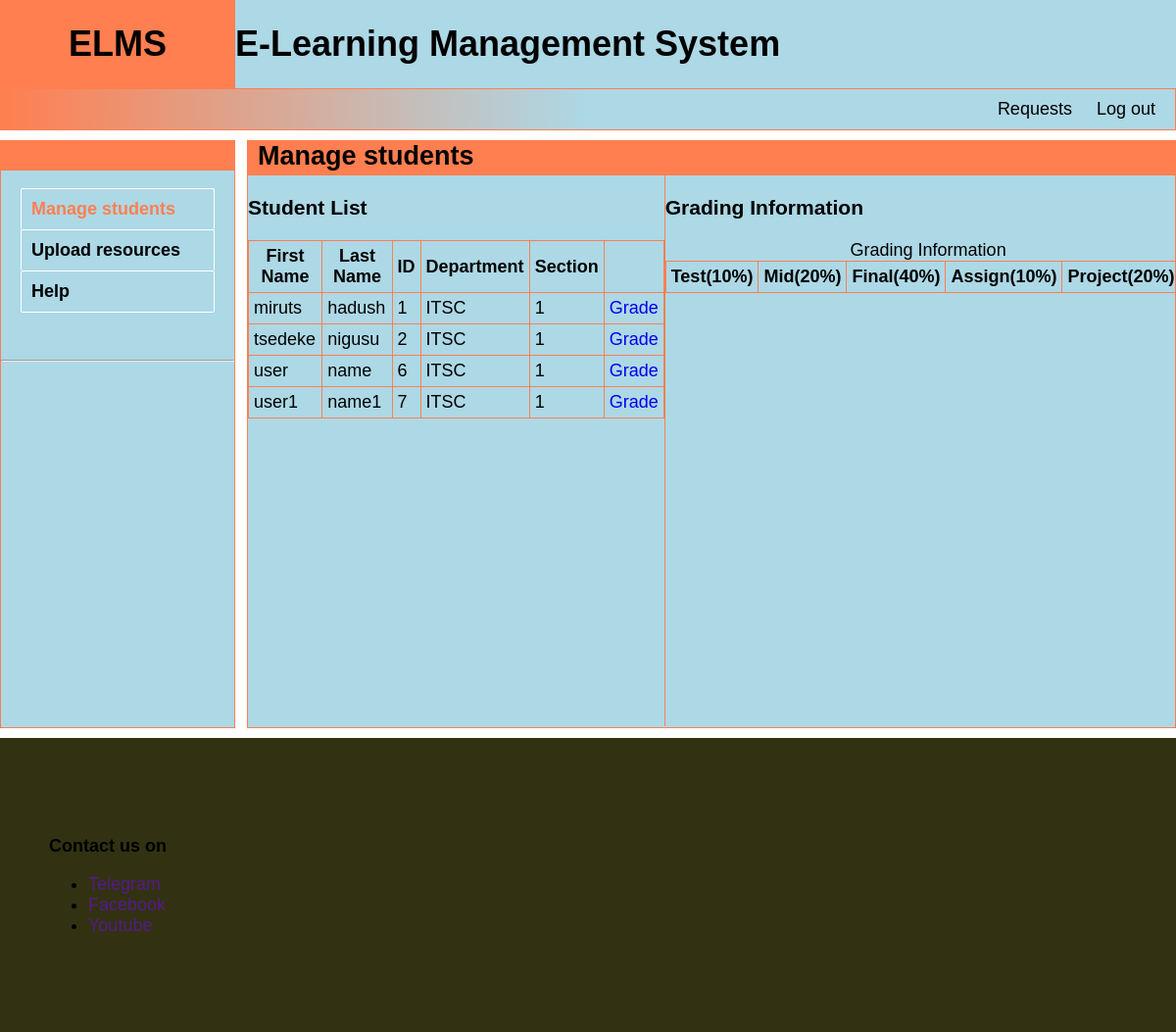
Screenshot of /instructor/index.php (signed in) with the database file from the repository.
### tables this page shows
CREATE TABLE IF NOT EXISTS `student` (
  `studId` int(11) NOT NULL AUTO_INCREMENT,
  `fName` varchar(30) NOT NULL,
  `lName` varchar(30) DEFAULT NULL,
  `password` varchar(30) NOT NULL,
  `year` int(11) NOT NULL,
  `semester` int(11) NOT NULL,
  `deptId` int(11) NOT NULL,
  `section` int(11) DEFAULT NULL,
  `username` varchar(30) NOT NULL,
  PRIMARY KEY (`studId`),
  UNIQUE KEY `student_studId_uindex` (`studId`),
  KEY `deptId` (`deptId`),
  KEY `section` (`section`)
);

CREATE TABLE IF NOT EXISTS `department` (
  `deptId` int(11) NOT NULL AUTO_INCREMENT,
  `deptName` varchar(50) NOT NULL,
  PRIMARY KEY (`deptId`),
  UNIQUE KEY `department_deptId_uindex` (`deptId`)
);

### private/query_functions.php (called while the page is built, shortened)
<?php
    function standard($sql){
        global $conn;
        $result = mysqli_query($conn, $sql);
        if(mysqli_num_rows($result) > 0 ) {
            return $result;
        }
    }
    function query_ins_id($username){
	    $sql = "select insId from instructor where username = '$username'";
	    return standard($sql);
    }
    function query_dept_name($deptId){
	    $sql = "select deptName from department where deptId = '$deptId'";
        return standard($sql);
    }
    function query_ins_section($insId){
	    $sql = "select secNum from instructorsection where insId = '$insId'";
	    return standard($sql);
    }
    function query_student_using_sec($secNum){
	    $sql = "select * from student where student.section = '$secNum'";
	    return standard($sql);
    }
 ?>

### public/instructor/index.php (the view, shortened to what this page needs)
<?php
    $username = $_SESSION['username'];
?>
<!doctype html>
<html>
<head>
    <link rel="stylesheet" href="../../public/css/public%20index.css">
    <link rel="stylesheet" href="../../public/css/teacher%20index.css">
</head>
<body>
<?php include_once '../../private/shared/page_header.php';
?>
<nav>
    <ul class="nav-list" type="none">
        <li><a href="">Requests</a></li>
        <li><a href="../../private/logout.php">Log out</a></li>
    </ul>
</nav>
<section class="content-section">
    <div class="left-div">
        <?php
        $nav_lists = [['name'=>'Manage students'],['name'=>'Upload resources'],['name'=>'Help'],] ?>
        <div class="header-box"></div>
        <div class="content">
            <ul>
                <?php
                $current_page = $_REQUEST['curr_page'] ?? 'Manage students';
                foreach($nav_lists as $list){ ?>
                    <li class="<?php if($list['name']==$current_page){
                        echo "selected";
                    }
                    ?>"><a href="<?php echo 'index.php?curr_page='.$list['name']; ?>"><?php echo $list['name'] ?></a> </li>
                <?php } ?>
            </ul>
        </div>
        <br>
        <hr>
        <br>
    </div>
    <div class="right-div">
        <div class="header-box">
            <h2><?php echo $current_page; ?></h2>
        </div>
        <div class="content">
            <?php $current_page = $_REQUEST['curr_page'] ?? "Manage students"; ?>
            <?php if ($current_page == "Manage students"){ ?>
                <div class="manage-content-left">
                    <h3>Student List</h3>
                    <table>
                        <tr>
                            <th>First Name</th>
                            <th>Last Name</th>
                            <th>ID</th>
                            <th>Department</th>
                            <th>Section</th>
                            <th></th>
                        </tr>
                        <?php
                        $insId = mysqli_fetch_assoc(query_ins_id($username))['insId'];
                        $sections = query_ins_section($insId);
                        while  ($section = mysqli_fetch_assoc($sections)){
                            $students = query_student_using_sec($section['secNum']);
                            while ($students!=null && $student = mysqli_fetch_assoc($students)){?>
                                <tr class="<?php if(isset($_REQUEST['stud_id']) && $student['studId'] == $_REQUEST['stud_id']){
                                    echo 'selected-entry';
                                } ?>" >
                                    <td> <?php echo $student['fName'] ?> </td>
                                    <td> <?php echo $student['lName'] ?> </td>
                                    <td> <?php echo $student['studId'] ?> </td>
                                    <td> <?php echo mysqli_fetch_assoc(query_dept_name($student['deptId']))['deptName'] ?> </td>
                                    <td> <?php echo $student['section'] ?> </td>
                                    <td><a href="<?php
                                        echo 'index.php?curr_page=Manage students&stud_id='.$student['studId'];  ?>"> Grade </a> </td>
                                </tr>
                            <?php } }?>
                    </table>
                </div>
                <div class="manage-content-right">
                    <div>
                        <h3>Grading Information</h3>
                    </div>
                    <div class="manage-content-right-content">
                        <table>
                            <caption>Grading Information</caption>
                            <tr>
                                <th>Test(10%)</th>
                                <th>Mid(20%)</th>
                                <th>Final(40%)</th>
                                <th>Assign(10%)</th>
                                <th>Project(20%)</th>
                            </tr>
                        </table>
                    </div>
                </div>
            <?php } ?>
        </div>
    </div>
</section>
<?php include_once '../../private/shared/page_footer.php'; ?>
</body>
</html>

### private/shared/page_header.php
<header>
    <div id="header-left">
        <h1>ELMS</h1>
    </div>
    <div id="header-right">
        <h1>E-Learning Management System</h1>
    </div>
</header>

### private/shared/page_footer.php
<footer>
    <div class="content">
        <h4>Contact us on </h4>
        <ul>
            <li><a href="">Telegram</a> </li>
            <li><a href="">Facebook</a> </li>
            <li><a href="">Youtube</a> </li>
        </ul>
    </div>
</footer>

### public/css/public index.css (style rules this page uses)
html { width: 100%; height: 100%; }
body { width: 100%; height: 980px; padding: 0px; margin: 0px; font-size: 18px; font-family: Oxygen ,sans-serif; box-sizing: border-box; }
footer { width: 100%; height: 300px; background-color: #323212; padding:100px 50px; }
footer h4 { margin: 0px; }
header div#header-left { width: 20%; display: inline-block; margin: -2px; background-color: coral; float: left; margin: 0 auto; }
header div#header-left h1 { text-align: center; }
header div#header-right { width: 80%; display: inline-block; margin: -2px; background-color: lightblue; float: right; margin: 0 auto; }
header::after { content: ''; display: table; clear: both; }

### public/css/teacher index.css (style rules this page uses)
* { box-sizing: border-box; text-decoration: none; }
.nav-list { display: inline-block; float: right; }
.nav-list li { padding: 10px; display: inline-block; }
ul.nav-list { margin: 0; padding: 0; }
.nav-list a { text-decoration: none; color: inherit; }
nav::after { content: ''; display: table; clear: both; }
nav { width: 100%; background: linear-gradient(to right , coral, lightblue, lightblue); border: 1px solid coral; padding-right: 10px; }
.content-section { width: 100%; }
.content-section::after { content: ''; display: table; clear: both; }
section .left-div { margin:10px 10px 10px 0; background-color: lightblue; width: 20%; float: left; height: 600px; border: 1px solid coral; display: inline-block; }
section .left-div ul { margin-right: 0px; padding: 0 20px; }
section .left-div ul a { font-weight: 600; width: 100%; display: block; }
section .left-div .header-box { width: 100%; background-color: coral; height: 30px; }
section .left-div ul, section .right-div ul { list-style-type: none; }
section .left-div ul li { width: 100%; display: block; border: 1px solid white; border-bottom: none; padding: 10px; border-radius: 2px; transition-property: background-color, color, border; transition-timing-function: ease; transition-duration: 0.5s; transform-origin: center; }
section .left-div ul li:nth-last-child(1) { border-bottom: 1px solid white; }
.selected { font-weight: 900; color: coral; }
section .left-div .content a { list-style-type: none; color: inherit; }
section .right-div { margin-top: 10px; background-color: lightblue; width: 79%; height: 600px; border: 1px solid coral; float: right; display: inline-block; }
section .right-div .header-box { width: 100%; background-color: coral; height: 35px; }
section .right-div .header-box h2 { margin: 0; padding: 0 0 0 10px; }
table { border: 1px solid coral; border-collapse: collapse; width: 100%; }
table td, table th { border: 1px solid coral; border-collapse: collapse; padding: 5px; }
.manage-content-left { width: 45%; height: 100%; border-right: 1px solid coral; display: inline-block; float: left; }
.right-div .content { width: 100%; height: 94%; }
.manage-content-right { width: 55%; height: 94%; display: inline-block; float: right; }

### rows the page displays
student: fName "miruts", lName "hadush", studId "1", deptId.deptName "ITSC", section "1"
student: fName "tsedeke", lName "nigusu", studId "2", deptId.deptName "ITSC", section "1"
student: fName "user", lName "name", studId "6", deptId.deptName "ITSC", section "1"
student: fName "user1", lName "name1", studId "7", deptId.deptName "ITSC", section "1"

### other values shown
$list['name'] "Manage students"
$list['name'] "Upload resources"
$list['name'] "Help"
$current_page "Manage students"
